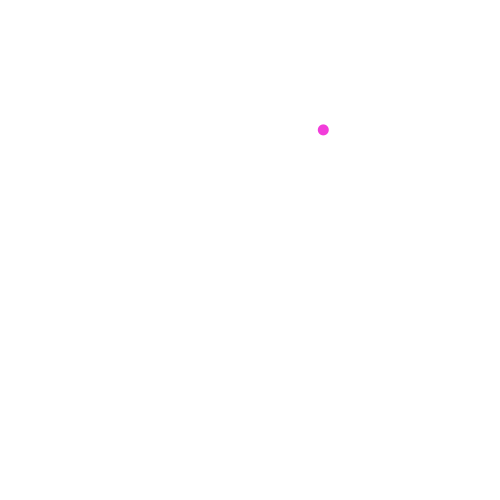
Frame 1 (no input)
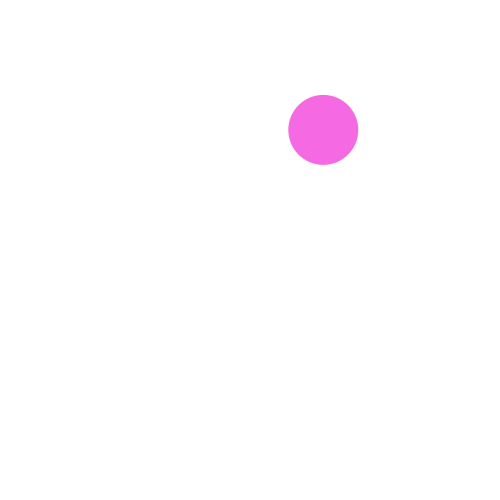
Frame 60 (the mouse pressed at the canvas centre just before this capture)
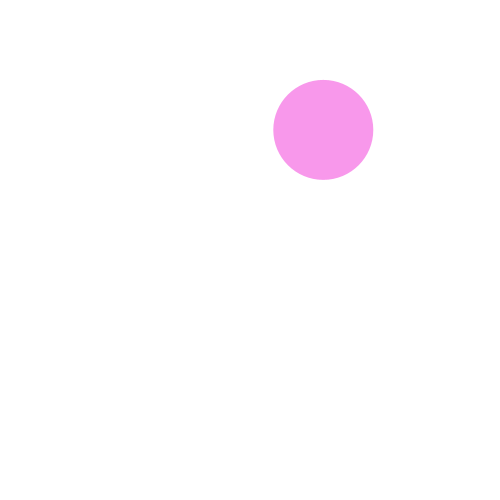
Frame 120 (the mouse held since frame 60 and released just before this capture)

The Processing sketch that drew these frames (run headless with seeded random() and noise(); from frame 60 on, the mouse is pressed at the canvas centre):

// Processing sketch: processing_143103
// ── processing_143103.pde

float posx;          //variables
float posy;          
float diameter;
float r,g,b,a;       //red,green,blue,transparency 
   

void setup(){
  size(500,500);
  background(255);
  smooth();
  
  posx = random(width);      //random x and y postion
  posy = random(height);
  diameter = 10;            //diameter starts at 10 
  r = random(255);          //random color
  g = random(255);
  b = random(255);
  a = 255;                  //transparency
  
}

void draw(){
  
 background(255);      
  
  noStroke();
  if(mousePressed){          //if mouse pressed, then a random colored ellipse w/ diam. of 10 shows up
     
     if(dist(mouseX,mouseY,posx,posy) < diameter/2){      //when you click at half the diam. 
       
     
      diameter = 10;
      a = 255;          //ellipse starts with full color
      r = random(255);          //random color
      g = random(255);
      b = random(255);
      posx = random(width);   //if mouse pressed, the ellipse will have a random location every time
      posy = random(height);
     }
  }

  diameter = diameter + 1;
  
  if(diameter > 100){        //diameter stops at 100
    diameter = 100;
  }
  
  a-=1;
  
  if(a < 50){        //transperency stops at 50
    a = 50;
  }
  
  println(a);
  
  fill(r,g,b,a);
  ellipse(posx,posy,diameter,diameter);
  

}
